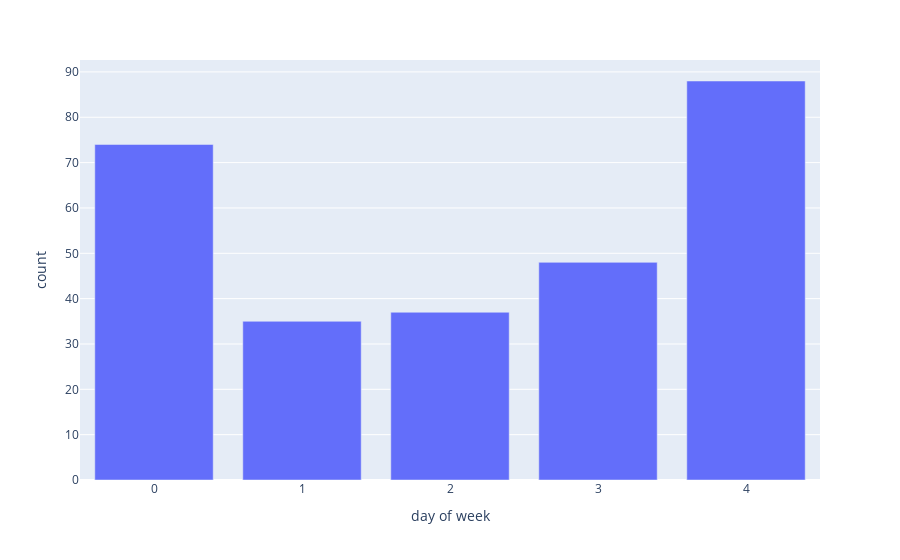

Notebook source saved alongside this figure:
### Code cell
counts = [len(x) for x in bucket_low.values()]
fig = px.bar(x=list(bucket_low.keys()), y=counts, labels={'x':'day of week', 'y':'count'})
fig.show()

### Figure 1 — Plotly figure (JSON) as saved in the notebook; plotly's stock layout.template omitted (floating-point values rounded to 4 significant figures)
{"data": [{"alignmentgroup": "True", "hovertemplate": "day of week=%{x}<br>count=%{y}<extra></extra>", "legendgroup": "", "marker": {"color": "#636efa", "pattern": {"shape": ""}}, "name": "", "offsetgroup": "", "orientation": "v", "showlegend": false, "textposition": "auto", "type": "bar", "x": [0, 1, 2, 3, 4], "xaxis": "x", "y": [74, 35, 37, 48, 88], "yaxis": "y"}], "layout": {"barmode": "relative", "legend": {"tracegroupgap": 0}, "margin": {"t": 60}, "xaxis": {"anchor": "y", "domain": [0, 1], "title": {"text": "day of week"}}, "yaxis": {"anchor": "x", "domain": [0, 1], "title": {"text": "count"}}}}
